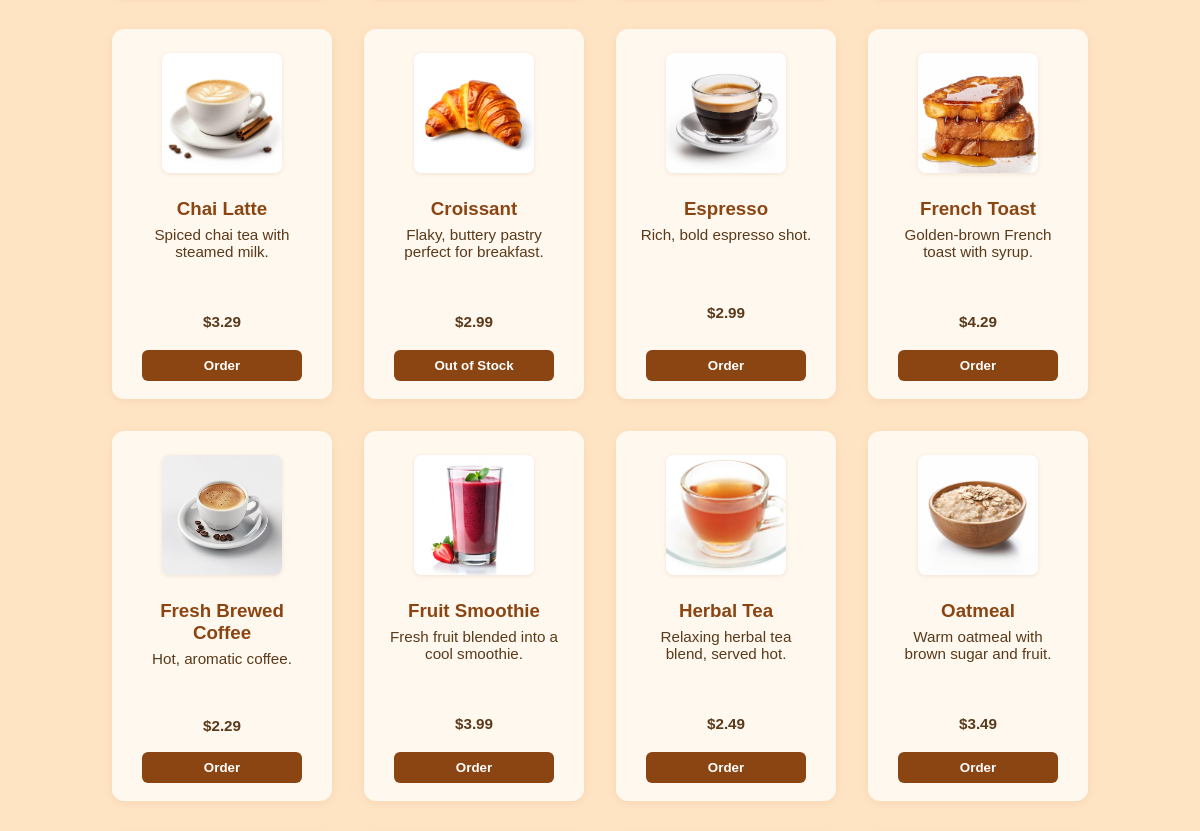
The app's page /ordering (middle part), older data.
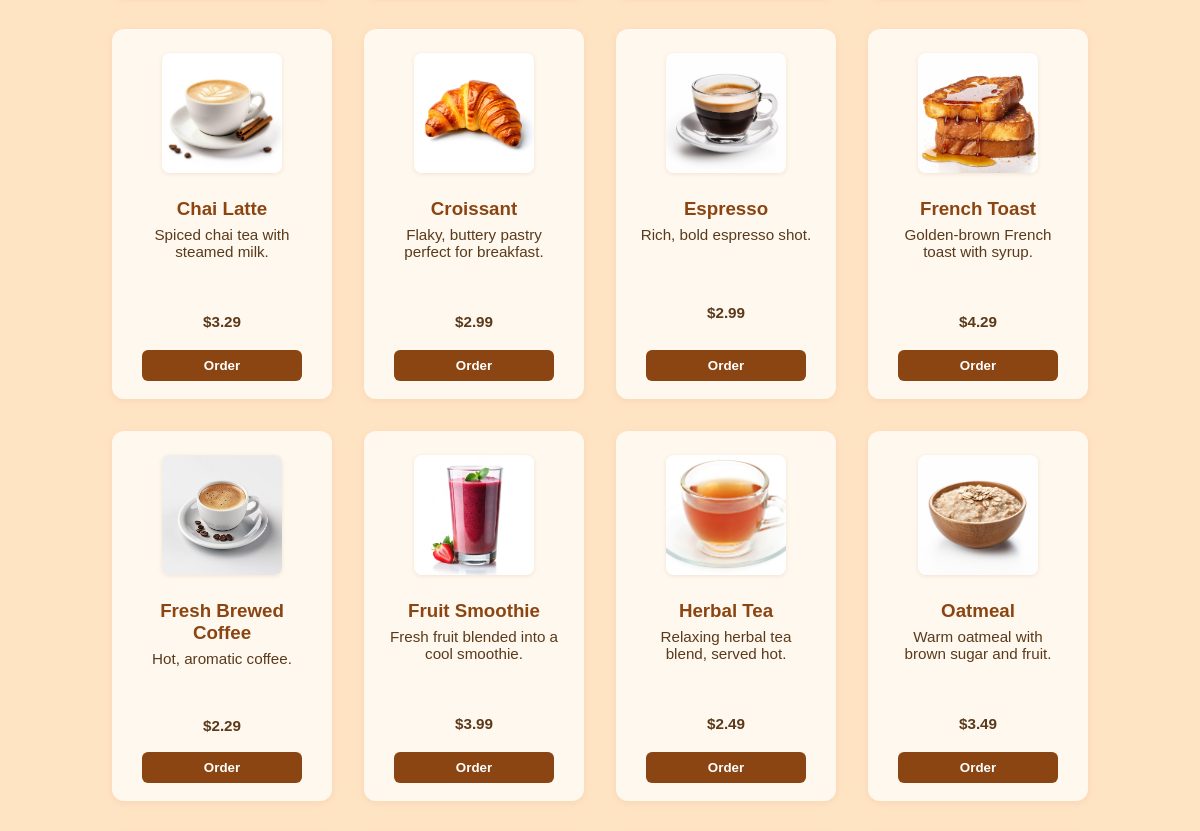
The same page, newer data.
### Sunrise Website updated/app.py (models this page shows, shortened)
class Product(db.Model):
    id = db.Column(db.Integer, primary_key=True)
    name = db.Column(db.String(100), unique=True, nullable=False)
    description = db.Column(db.String(200), nullable=False)
    price = db.Column(db.Float, nullable=False)
    image_url = db.Column(db.String(100), nullable=False)
    stock = db.Column(db.Integer, nullable=False, default=0) # Inventory tracking

### Sunrise Website updated/app.py (the view)
@app.route('/ordering')
def ordering():
    products = Product.query.order_by(Product.name).all()
    return render_template("ordering.html", products=products)

### Sunrise Website updated/templates/ordering.html (shortened to what this page needs)
{% extends "template.html" %}
{% block head %}
  <link rel="stylesheet" href="{{url_for('static', filename='ordering.css')}}">
{% endblock %}
{% block body %}
  <main class="ordering-menu container">
    <div class="menu-grid">
      {% for product in products %}
      <div class="menu-item">
        <img src="{{ url_for('static', filename=product.image_url) }}" alt="{{ product.name }}" class="menu-img">
        <h3>{{ product.name }}</h3>
        <p>{{ product.description }}</p>
        <p class="menu-price">${{ "%.2f"|format(product.price) }}</p>
        {% if product.stock > 0 %}
          <button class="order-btn">Order</button>
        {% else %}
          <button class="order-btn" disabled>Out of Stock</button>
        {% endif %}
      </div>
      {% endfor %}
    </div>
  </main>
{% endblock %}

Row changes from the older to the newer data that the page shows:
changed Product "Croissant": stock "Out of Stock" → "Order"
